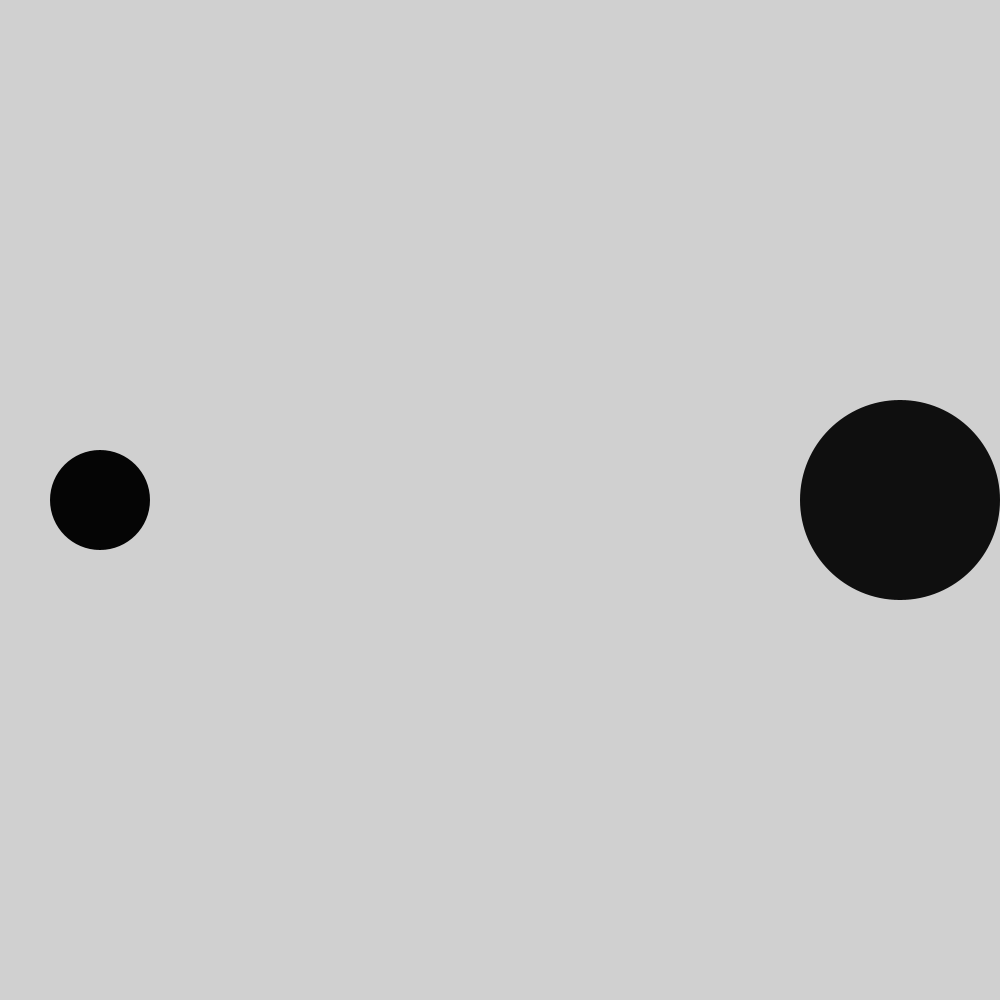
Frame 1 (no input)
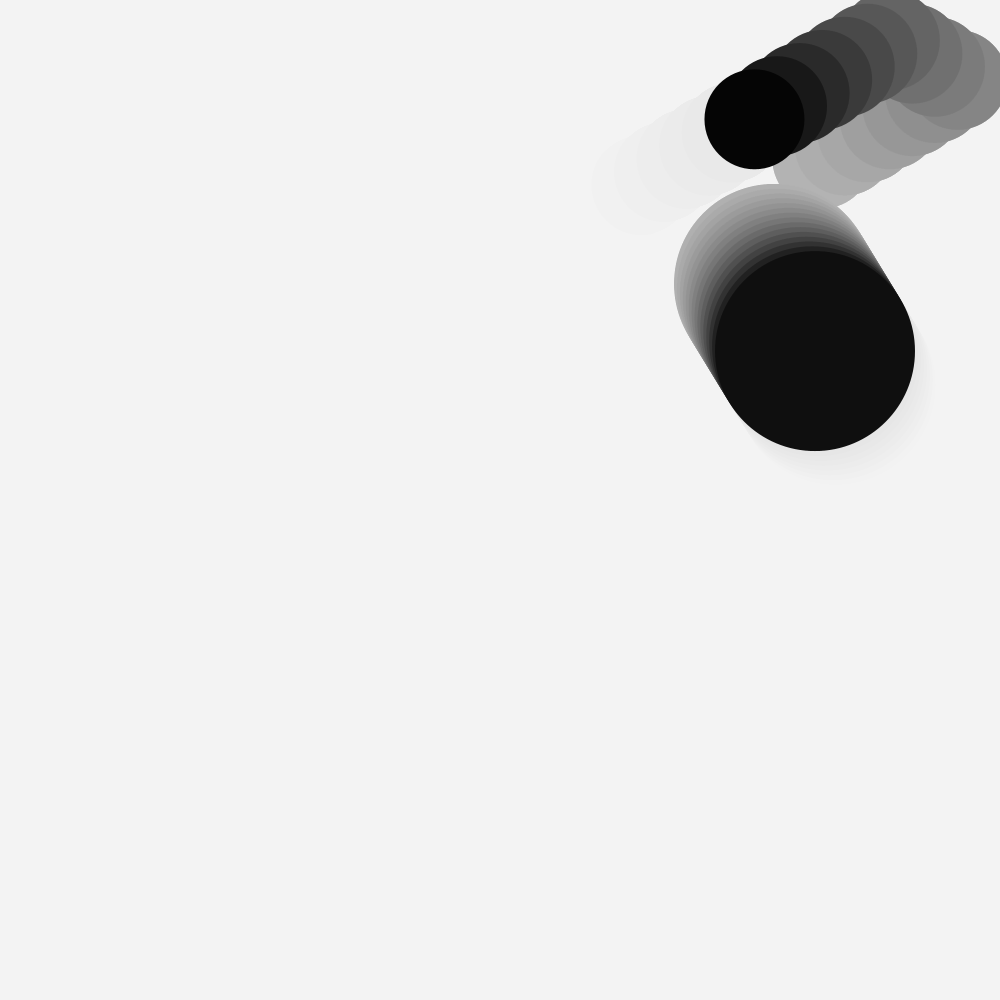
Frame 60 (the mouse pressed at the canvas centre just before this capture)
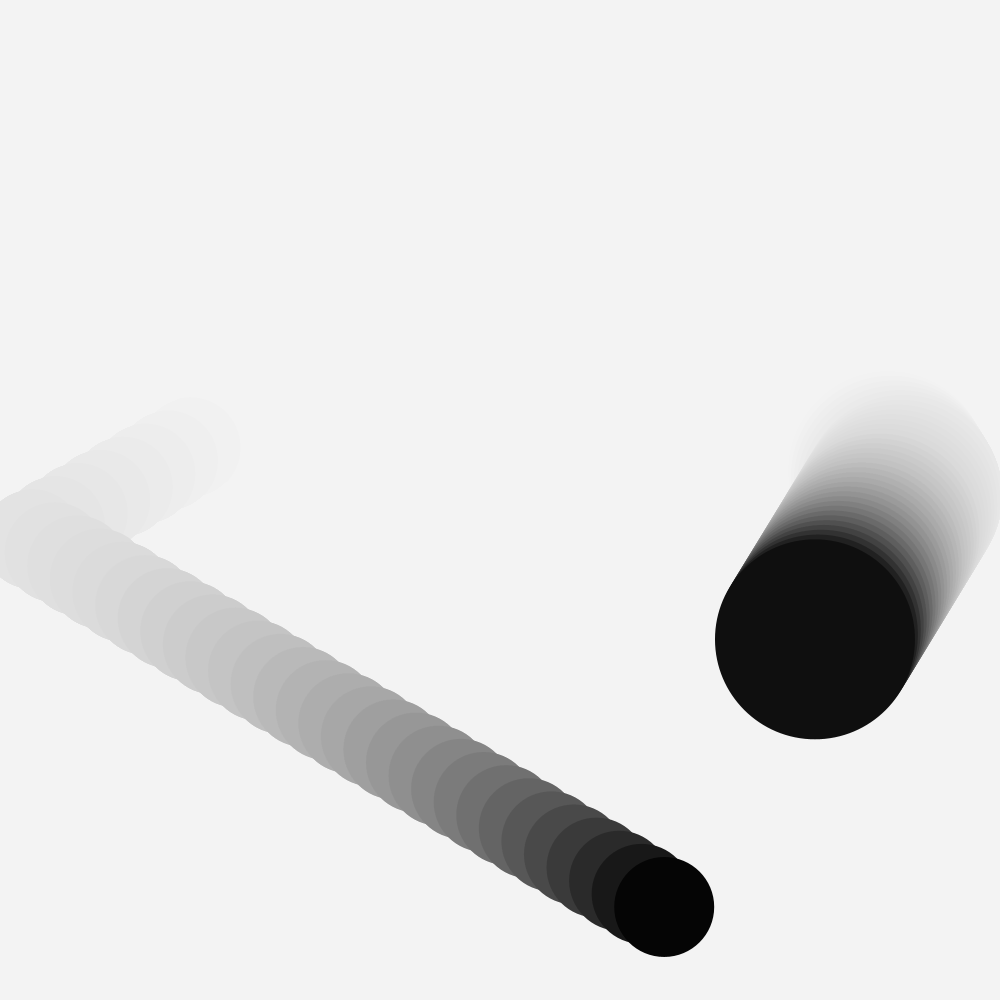
Frame 120 (the mouse held since frame 60 and released just before this capture)

The Processing sketch that drew these frames (run headless with seeded random() and noise(); from frame 60 on, the mouse is pressed at the canvas centre):

// Processing sketch: Homework_5_Flower_Power
// ── Homework_5_Flower_Power.pde
//------------------------------> Define global variables

Flower flowerPlayer, flowerObject;

//ArrayList<Flower> tracer = new ArrayList<Flower>();


//------------------------------> Setup runs once

void setup() {
  size(1000, 1000);
  smooth();
  noStroke();
  ellipseMode(CENTER);
  //background(#FFFFFF);

  flowerPlayer = new Flower(900, 500, 200, #050505, 2); 
  flowerObject = new Flower(100, 500, 100, #050505, 5);
}

//------------------------------> Draw runs every frame

void draw() {
  //background(#FFFFFF);
  
  flowerPlayer.flowerUpdate();
  flowerObject.flowerUpdate();
}

// ── Flower.pde
//------------------------------> Flower Class
class Flower {
  float x;
  float y;
  float r;
  int col;
  float spd;
  float spdX;
  float spdY;
  
  
//------------------------------> Flower Constructor

  Flower(float x, float y, float r, int col, float spd) {
    this.x = x;
    this.y = y;
    this.r = r;
    this.col = col;
    this.spd = spd;
    
    spdX = random(-spd,spd);
    spdY = random(-spd,spd);
  }
  
//------------------------------> Flower Update

  void flowerUpdate(){
    display();
    move();
    bounce();
  }

//------------------------------> Flower visuals
  
  void display () {
    //Get Rekt
    fill(255,10);
    rect(0,0,width,height);
    
    fill(col);
    ellipse(x, y, r, r);
    
  }
  
//------------------------------> Flower movement
  
  void move(/*float speed*/) {
    x += spdX*5;
    y += spdY*5;
  }
  
//------------------------------> Flower bounce
  
  void bounce() {
  if (x > width-r/2 || x < r/2) {
    spdX *= -1;
  }
  
  if(y > height-r/2 || y < r/2){
    spdY *= -1;
  }

  if (dist(flowerPlayer.x,flowerPlayer.y,flowerObject.x,flowerObject.y) < (flowerPlayer.r/2)+(flowerObject.r/2)) {
    spdX *= -1;
    spdY *= -1;
  }
}

  /*void tracer(){
    
  }

  void coloring() {
    if (x > width-r || x < r || y > height || y < 0) {
      fill(0,0,255);
      ellipse(x, y, r*1.2, r*1.2);
    }
  }*/
}
